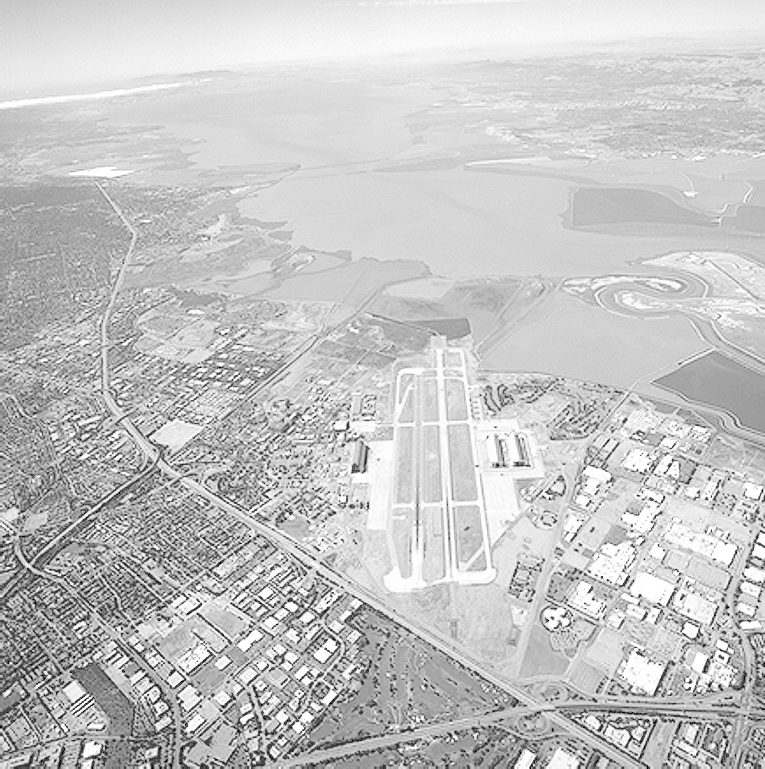
#> input picture IT5437---Computer-Vision/Q1/runway.png, 765 x 769 px, given in place of runway.jpg, which was not available
$ python Q6.py
#> lines starting #> are read from the running program, lines starting #| are printed output that depends on the picture; pictures that were not available may be replaced by others from this repository, and a replacement may not be noted
import cv2 as cv
import numpy as np
import matplotlib.pyplot as plt
from mpl_toolkits.mplot3d import Axes3D   # noqa: F401


# Gaussian kernel

def gaussian_kernel(size, sigma):
    half = size // 2
    ax = np.arange(-half, half + 1, dtype=np.float64)
    xx, yy = np.meshgrid(ax, ax)
    k = np.exp(-(xx**2 + yy**2) / (2 * sigma**2))
    return k / k.sum()

# Part (b) – 5×5 Derivative-of-Gaussian kernels for σ = 2

SIGMA = 2
SIZE  = 5
half  = SIZE // 2
ax    = np.arange(-half, half + 1, dtype=np.float64)
xx, yy = np.meshgrid(ax, ax)          # xx[i,j]=x-coord, yy[i,j]=y-coord

G = gaussian_kernel(SIZE, SIGMA)      # base Gaussian

# dG/dx = -(x / σ²) * G(x,y)
dGdx = -(xx / SIGMA**2) * G

# dG/dy = -(y / σ²) * G(x,y)
dGdy = -(yy / SIGMA**2) * G

# Normalize: divide by the sum of absolute values so the filter has unit
# response to a unit-slope ramp
dGdx /= np.abs(dGdx).sum()
dGdy /= np.abs(dGdy).sum()

np.set_printoptions(precision=4, suppress=True)
print("dG/dx kernel:\n", dGdx)
print("\ndG/dy kernel:\n", dGdy)

# Part (c) – Visualize 51×51 dG/dx as 3-D surface

SIZE51 = 51
half51 = SIZE51 // 2
ax51   = np.arange(-half51, half51 + 1, dtype=np.float64)
xx51, yy51 = np.meshgrid(ax51, ax51)

G51    = gaussian_kernel(SIZE51, SIGMA)
dGdx51 = -(xx51 / SIGMA**2) * G51
dGdx51 /= np.abs(dGdx51).sum()

fig3d = plt.figure(figsize=(8, 6))
ax3d  = fig3d.add_subplot(111, projection='3d')
ax3d.plot_surface(xx51, yy51, dGdx51, cmap='RdBu', edgecolor='none', alpha=0.9)
ax3d.set_title(f'51×51 Derivative-of-Gaussian (x-direction, σ={SIGMA})', fontsize=11)
ax3d.set_xlabel('x'); ax3d.set_ylabel('y'); ax3d.set_zlabel('Amplitude')
plt.tight_layout()
plt.savefig('q6.png', dpi=150)
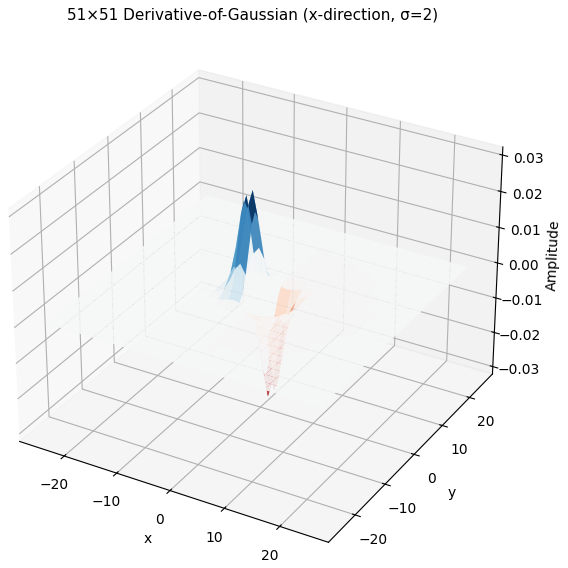
#> figure drawn by matplotlib, 1 panel
plt.show()

# Part (d) – Apply DoG kernels to get image gradients

img = cv.imread('runway.jpg', cv.IMREAD_GRAYSCALE)
#> img is the input picture: shape (769, 765); min 0, max 255, mean 197.1
assert img is not None, "Image not found."

# Apply kernels (use float32, ddepth=-1)
k_x = dGdx.astype(np.float32)
k_y = dGdy.astype(np.float32)

grad_x_dog = cv.filter2D(img.astype(np.float32), -1, k_x)
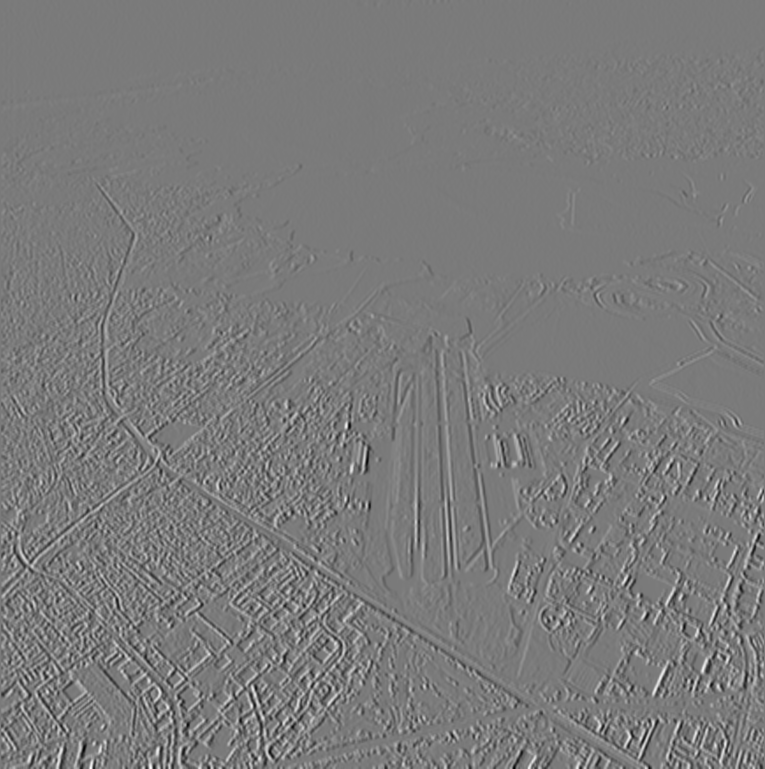
#> grad_x_dog: shape (769, 765) float32; min -98.83, max 106.3, mean 0; drawn with min black and max white
grad_y_dog = cv.filter2D(img.astype(np.float32), -1, k_y)
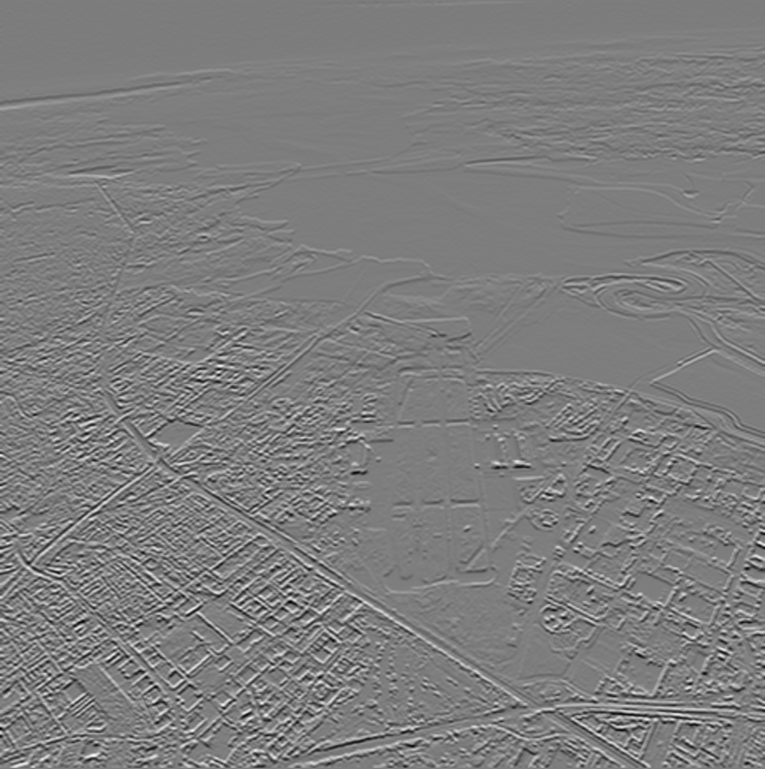
#> grad_y_dog: shape (769, 765) float32; min -93.09, max 95.59, mean 0.1; drawn with min black and max white

# Gradient magnitude
mag_dog = np.sqrt(grad_x_dog**2 + grad_y_dog**2)
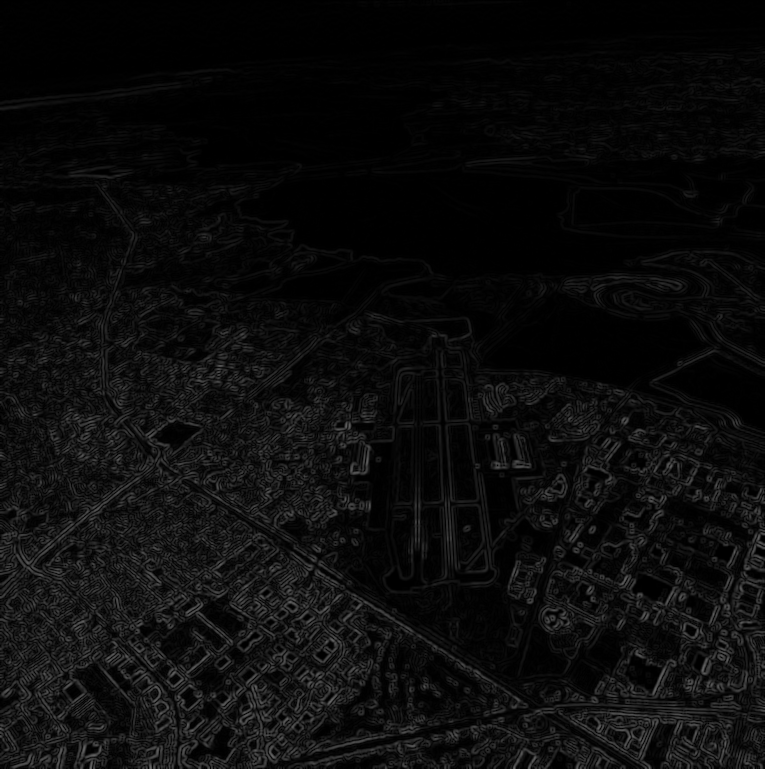
#> mag_dog: shape (769, 765) float32; min 1.14e-06, max 106.3, mean 12.1
mag_dog = cv.normalize(mag_dog, None, 0, 255, cv.NORM_MINMAX).astype(np.uint8)


# Part (e) – OpenCV Sobel for comparison

# Sobel uses a 3×3 kernel by default (ksize=3)
sobel_x = cv.Sobel(img, cv.CV_32F, 1, 0, ksize=3)
sobel_y = cv.Sobel(img, cv.CV_32F, 0, 1, ksize=3)
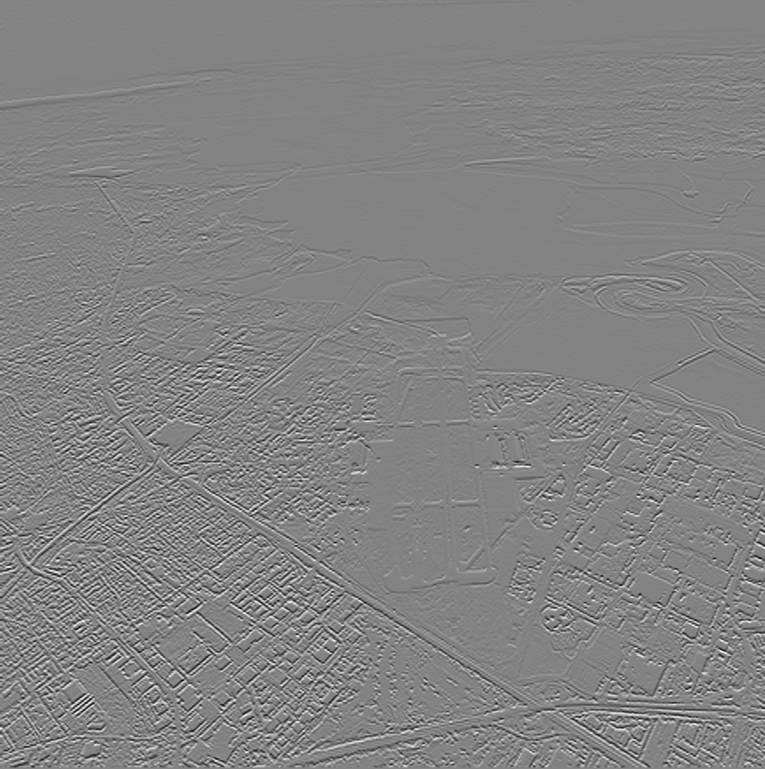
#> sobel_y: shape (769, 765) float32; min -950, max 892, mean -0.7; drawn with min black and max white

mag_sobel = np.sqrt(sobel_x**2 + sobel_y**2)
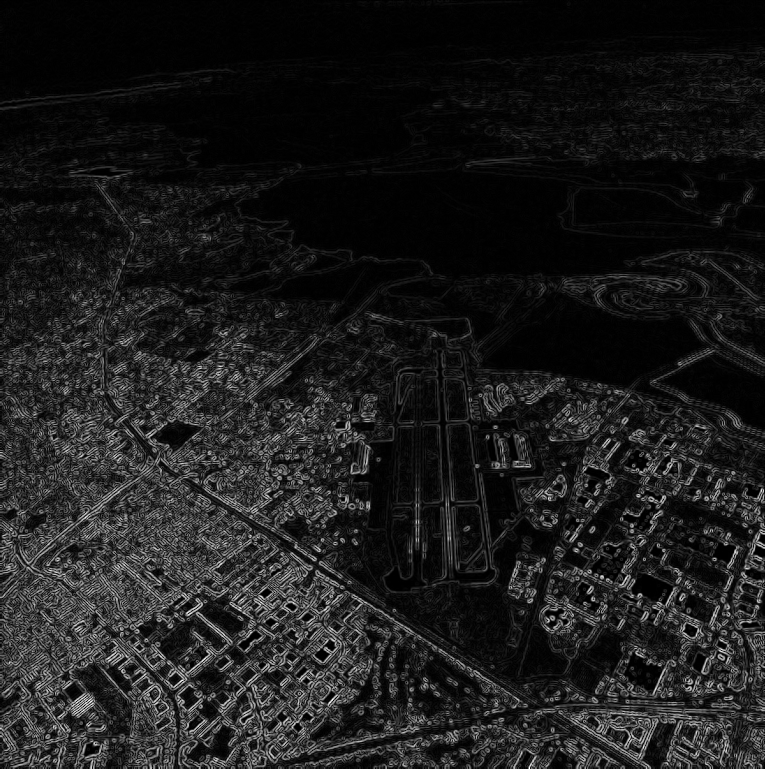
#> mag_sobel: shape (769, 765) float32; min 0, max 1020, mean 115.3; drawn with min black and max white
mag_sobel = cv.normalize(mag_sobel, None, 0, 255, cv.NORM_MINMAX).astype(np.uint8)


fig, axes = plt.subplots(2, 4, figsize=(18, 9))

# Row 0 – DoG
for ax, im, title in zip(axes[0],
    [img,
     np.abs(grad_x_dog).astype(np.uint8),
     np.abs(grad_y_dog).astype(np.uint8),
     mag_dog],
    ['Original',
     'DoG – Grad X',
     'DoG – Grad Y',
     'DoG – Gradient Magnitude']):
    ax.imshow(im, cmap='gray'); ax.set_title(title, fontsize=10); ax.axis('off')
#> this loop made 4 passes
#> title on passes 1 to 4: 'Original', 'DoG – Grad X', 'DoG – Grad Y', 'DoG – Gradient Magnitude'

# Row 1 – Sobel
for ax, im, title in zip(axes[1],
    [img,
     cv.convertScaleAbs(sobel_x),
     cv.convertScaleAbs(sobel_y),
     mag_sobel],
    ['Original',
     'Sobel – Grad X',
     'Sobel – Grad Y',
     'Sobel – Gradient Magnitude']):
    ax.imshow(im, cmap='gray'); ax.set_title(title, fontsize=10); ax.axis('off')
#> this loop made 4 passes

plt.suptitle("Q6: Derivative of Gaussian vs Sobel", fontsize=13)
plt.tight_layout()
plt.savefig('q6_results.png', dpi=150)
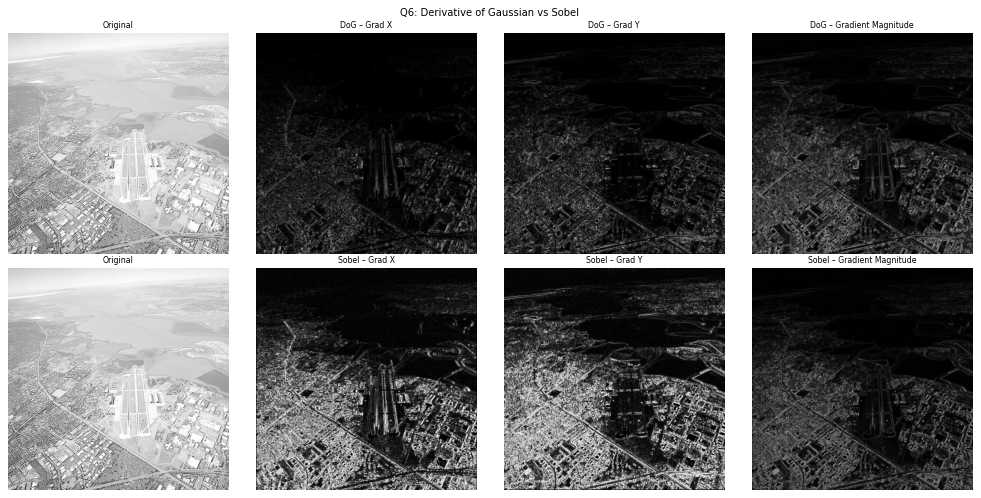
#> figure drawn by matplotlib, 8 panels
plt.show()
